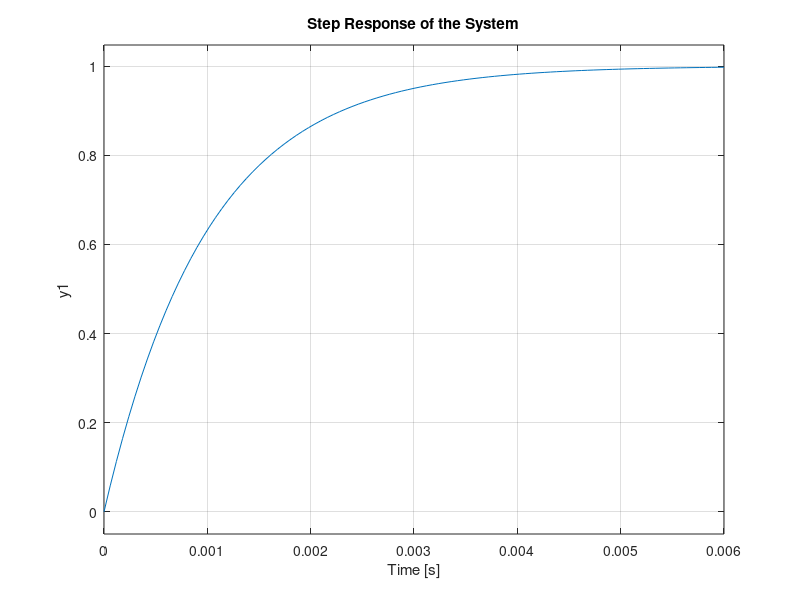

Recreate this plot in MATLAB. (Note: this script raises an error after producing the figure.)
% Definition of the system parameters
% Gain 
K = 1;
R = 10e3; % Resistance value
C = 1e-7; % Capacitance value
% Time Constant calculation
T = R*C;
% Transfer function numerator and denominator coefficients
num =  [0 K]; % Coefficients of the numerator of the transfer function
den = [T 1]; % Coefficients of the denominator of the transfer function
% Creating the transfer function G(s)
G = tf(num, den);
% Time vector for simulation
t = 0:0.01:10; % Time from 0 to 10 with step size 0.01
% Input signal (parabolic)
u_parabolic = 0.01 * t.^2; % Parabolic input signal
% Simulating the response of the system to the parabolic input
[y_parabolic, t_parabolic] = lsim(G, u_parabolic, t);
% Plotting the response of the system to the parabolic input
subplot(2, 1, 1); % Creating subplot for the response
plot(t_parabolic, y_parabolic);
xlabel('Time'); % Label for x-axis
ylabel('Output'); % Label for y-axis
title('System Response to Parabolic Input'); % Title for the plot
% Plotting the step response of the system
subplot(2, 1, 2); % Creating subplot for the step response
step(G);
title('Step Response of the System'); % Title for the plot
% Additional: Displaying step response information
stepinfo(G)
